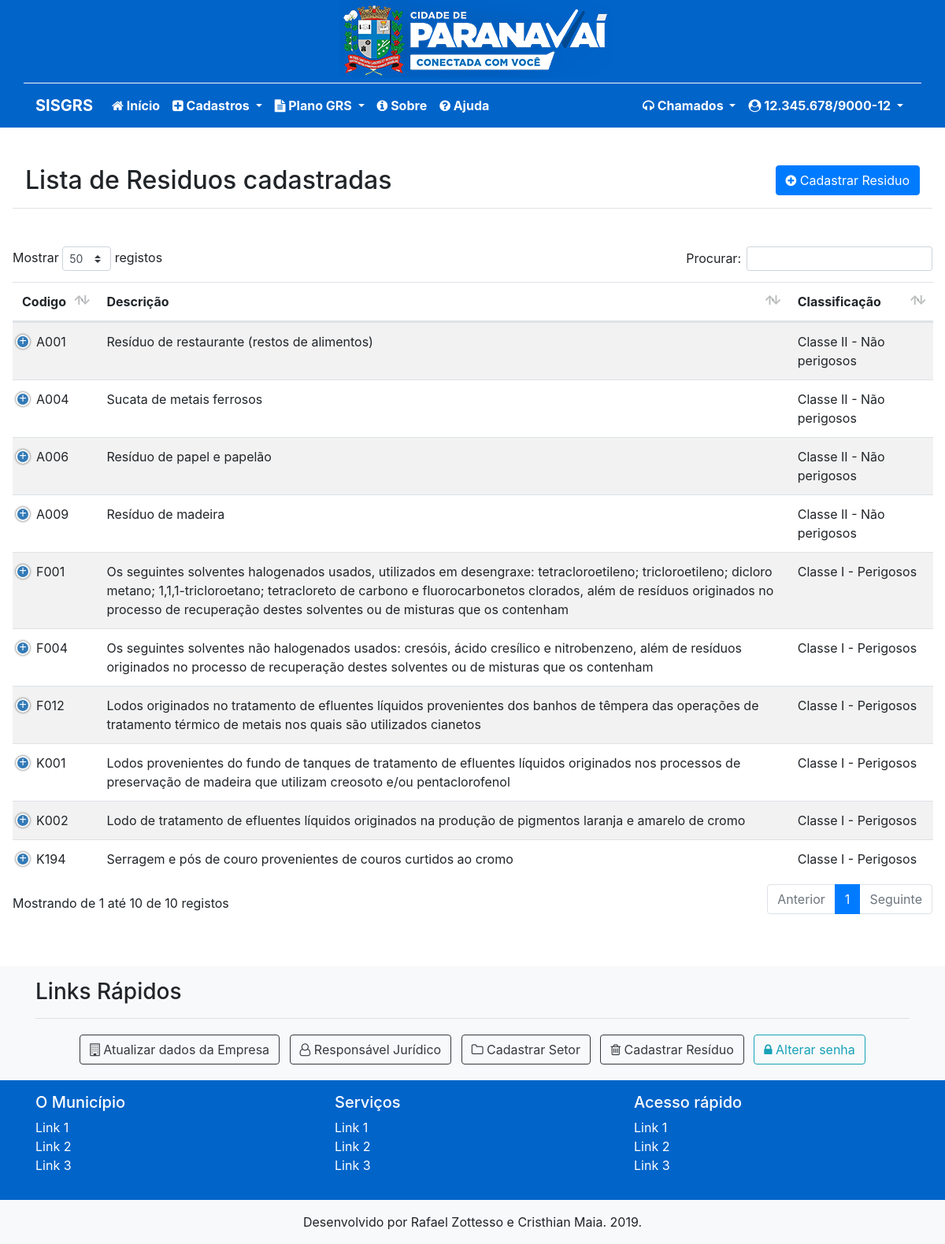
The page /listar/residuos/ (signed in) on the database its author committed.
### planogrs/models.py (models this page shows, shortened)
class Residuo(models.Model):
    codigo          = models.CharField(max_length=15, verbose_name="Código", unique=True)
    descricao       = models.CharField(max_length=500, verbose_name="Descrição")
    classificacao   = models.ForeignKey(Classe, on_delete=models.PROTECT, verbose_name="Classificação")
    class Meta:
        ordering            = ["codigo"]
        verbose_name        = "Resíduo"

class Classe(models.Model):
    nome        = models.CharField(max_length=15)
    descricao   = models.CharField(max_length=250, verbose_name="Descrição")
    def __str__(self):
        return self.nome + " - " + self.descricao
    class Meta:
        ordering = ["nome"]

### planogrs/views.py (the view)
# urls.py: path('listar/residuos/', ResiduoList.as_view(), name="listar-residuo"),
class ResiduoList(GroupRequiredMixin, LoginRequiredMixin, ListView):
    group_required = u"Prefeitura"
    login_url = reverse_lazy('login')
    model = Residuo
    template_name = "planogrs/list_residuo.html"
    def get_context_data(self, *args, **kwargs):
        context = super(ResiduoList, self).get_context_data(*args, **kwargs)
        context['titulo'] = 'Lista de Residuos cadastradas'
        context['tituloinserir'] = 'Cadastrar Residuo'
        context['urlcadastrar'] = 'cadastrar-residuo'
        context['urlalterar'] = 'alterar-residuo'
        context['urlexcluir'] = 'excluir-residuo'
        return context

### planogrs/templatetags/my_filters.py (called while the page is built)
@register.filter(name='has_group')
def has_group(user, group_name):
    return user.groups.filter(name=group_name).exists()

### planogrs/templates/planogrs/list_residuo.html (shortened to what this page needs)
{% extends 'planogrs/base.html' %}
{% load static %}
{% load crispy_forms_tags %}
{% load my_filters %}
{% block styles %}
    <link rel="stylesheet" href="{% static 'vendor/datatables/css/dataTables.bootstrap4.min.css' %}">
    <link rel="stylesheet" href="{% static 'vendor/datatables/css/fixedHeader.bootstrap.min.css' %}">
    <link rel="stylesheet" href="{% static 'vendor/datatables/css/responsive.bootstrap.min.css' %}">
{% endblock %}
{% block conteudo %}
<div class="container-fluid py-5 px-3">
    <h2 class="border-bottom px-3 pb-3 mb-5">
        {{titulo}}
        <a href="{% url urlcadastrar %}" class="btn btn-primary  float-right">
            <i class="fa fa-plus-circle" aria-hidden="true"></i>
            {{tituloinserir}}
        </a>
    </h2>
    <div class="row my-3">
        <div class="col-md">
            <table class="table table-striped" id="tabela-listar">
                <thead>
                    <tr>
                        <th>Codigo</th>
                        <th>Descrição</th>
                        <th>Classificação</th>
                    </tr>
                </thead>
                <tbody>
                    {% for obj in object_list  %}
                    <tr>
                       <td>{{ obj.codigo }}</td>
                       <td>{{ obj.descricao }}</td>
                       <td>{{ obj.classificacao }}</td>
                    </tr>
                    {% endfor %}
                </tbody>
            </table>
        </div>
    </div>
</div>
{% endblock %}

### planogrs/templates/planogrs/base.html (shortened to what this page needs)
{% load static %}
{% load my_filters %}
<!doctype html>
<html lang="pt-br" class="h-100">
<head>
    <link href="{% static 'vendor/bootstrap/css/bootstrap.min.css' %}" rel="stylesheet">
    <link href="{% static 'vendor/font-awesome/css/font-awesome.min.css' %}" rel="stylesheet">
    <link href="{% static 'css/prefeitura-pvai.css' %}" rel="stylesheet">
    {% block styles %}
    {% endblock %}
</head>
<body class="d-flex flex-column h-100">
    <main role="main" class="flex-shrink-0">
        {% block logo %}
        <div class="container-fluid text-center bg-cidade">
            <div class="container border-bottom border-light">
                <img src="{% static 'img/logo_cidade.png' %}" alt="" class="img-fluid">
            </div>
        </div>
        {% endblock %}
        {% block menu %}
        <nav class="navbar navbar-expand-lg navbar-dark bg-cidade font-weight-bold">
            <div class="container">
                <a class="navbar-brand" href="#">SISGRS</a>
                <div class="collapse navbar-collapse" id="navbarNavDropdown">
                    <ul class="navbar-nav mr-auto">
                        {% if request.user.is_authenticated %}
                        <li class="nav-item active">
                            <a class="nav-link" href="{% url 'index-auth' %}"><i class="fa fa-home"
                                    aria-hidden="true"></i>
                                Início</a>
                        </li>
                        {% if request.user|has_group:"Empresa" %}
                        <li class="nav-item dropdown">
                            <a class="nav-link dropdown-toggle text-white" href="#" id="navbarDropdownMenuLink"
                                role="button" data-toggle="dropdown" aria-haspopup="true" aria-expanded="false">
                                <i class="fa fa-plus-square" aria-hidden="true"></i>
                                Cadastros
                            </a>
                        </li>
                        <li class="nav-item dropdown">
                            <a class="nav-link dropdown-toggle text-white" href="#" id="navbarDropdownMenuLink"
                                role="button" data-toggle="dropdown" aria-haspopup="true" aria-expanded="false">
                                <i class="fa fa-file-text" aria-hidden="true"></i>
                                Plano GRS
                            </a>
                        </li>
                        {% endif %}
                        {% else %}
                        <li class="nav-item active">
                            <a class="nav-link" href="{% url 'index' %}"><i class="fa fa-home" aria-hidden="true"></i>
                                Início</a>
                        </li>
                        {% endif %}
                        <li class="nav-item active">
                            <a class="nav-link" href="{% url 'sobre' %}">
                                <i class="fa fa-info-circle" aria-hidden="true"></i>
                                 Sobre
                            </a>
                        </li>
                        <li class="nav-item active">
                            <a class="nav-link" href="{% url 'ajuda' %}">
                                <i class="fa fa-question-circle" aria-hidden="true"></i>
                                 Ajuda
                            </a>
                        </li>
                    </ul>
                    <ul class="navbar-nav">
                        {% if request.user.is_authenticated %}
                        <li class="nav-item dropdown">
                            <a class="nav-link dropdown-toggle text-white" href="#" id="navbarDropdownMenuLink" role="button"
                                data-toggle="dropdown" aria-haspopup="true" aria-expanded="false">
                                <i class="fa fa-headphones" aria-hidden="true"></i>
                                Chamados
                            </a>
                        </li>
                        <li class="nav-item dropdown">
                            <a class="nav-link dropdown-toggle text-white" href="#" id="navbarDropdownMenuLink" role="button"
                                data-toggle="dropdown" aria-haspopup="true" aria-expanded="false">
                                <i class="fa fa-user-circle" aria-hidden="true"></i>
                                <span id="username">{{ request.user.username }}</span>
                            </a>
                        </li>
                        {% else %}
                        <li class="nav-item active">
                            <a class="nav-link" href="{% url 'login' %}">
                                <i class="fa fa-sign-in" aria-hidden="true"></i>
                                Entrar</a>
                        </li>
                        {% endif %}
                    </ul>
                </div>
            </div>
        </nav>
        {% endblock %}
        {% block conteudo %}{% endblock %}
    </main>
    <footer class="mt-auto">
        {% block links %}
        {% if request.user.is_authenticated %}
        <div class="container-fluid bg-light p-3 links-rapidos">
            <div class="container">
                <h3>Links Rápidos</h3>
                <hr>
                <div class="text-center">
                    {% if request.user|has_group:"Empresa" %}
                    <a href="{% url 'alterar-empresa' pk=request.user.empresa.pk %}"
                        class="btn btn-outline-dark m-1">
                        <i class="fa fa-building-o" aria-hidden="true"></i>
                        Atualizar dados da Empresa
                    </a>
                    <a href="{% url 'cadastrar-responsaveljuridico' %}" class="btn btn-outline-dark m-1">
                        <i class="fa fa-user-o" aria-hidden="true"></i>
                        Responsável Jurídico
                    </a>
                    <a href="{% url 'cadastrar-setor' %}" class="btn btn-outline-dark m-1">
                        <i class="fa fa-folder-o" aria-hidden="true"></i>
                        Cadastrar Setor
                    </a>
                    <a href="{% url 'cadastrar-residuossetor' %}" class="btn btn-outline-dark m-1">
                        <i class="fa fa-trash-o" aria-hidden="true"></i>
                        Cadastrar Resíduo
                    </a>
                    <a href="{% url 'user-alterar-senha' %}" class="btn btn-outline-info m-1">
                        <i class="fa fa-lock" aria-hidden="true"></i>
                        Alterar senha
                    </a>
                    {% endif %}
                </div>
            </div>
        </div>
        {% endif %}
        {% endblock %}
        {% block rodape-links %}
        <div class="container-fluid bg-cidade text-white p-3">
            <div class="container">
                <div class="row">
                    <div class="col-sm">
                        <h5>O Município</h5>
                        <ul class="list-unstyled">
                            <li><a href="#" class="text-white">Link 1</a></li>
                            <li><a href="#" class="text-white">Link 2</a></li>
                            <li><a href="#" class="text-white">Link 3</a></li>
                        </ul>
                    </div>
                    <div class="col-sm">
                        <h5>Serviços</h5>
                        <ul class="list-unstyled">
                            <li><a href="#" class="text-white">Link 1</a></li>
                            <li><a href="#" class="text-white">Link 2</a></li>
                            <li><a href="#" class="text-white">Link 3</a></li>
                        </ul>
                    </div>
                    <div class="col-sm">
                        <h5>Acesso rápido</h5>
                        <ul class="list-unstyled">
                            <li><a href="#" class="text-white">Link 1</a></li>
                            <li><a href="#" class="text-white">Link 2</a></li>
                            <li><a href="#" class="text-white">Link 3</a></li>
                        </ul>
                    </div>
                </div>
            </div>
        </div>
        {% endblock %}
        {% block rodape %}
        <div class="container-fluid bg-light text-center p-3">
            <span class="">Desenvolvido por Rafael Zottesso e Cristhian Maia. 2019.</span>
        </div>
        {% endblock %}
    </footer>
</body>
</html>

### static/css/prefeitura-pvai.css (style rules this page uses)
.bg-cidade { background-color: #0064c9; }
table.dataTable.dtr-inline.collapsed > tbody > tr[role="row"] > td:first-child::before, table.dataTable.dtr-inline.collapsed > tbody > tr[role="row"] > th:first-child::before { top: 15px !important; }

### rows shown on the page
Residuo: codigo "A001", descricao "Resíduo de restaurante (restos de alimentos)", classificacao "Classe II - Não perigosos"
Residuo: codigo "A004", descricao "Sucata de metais ferrosos", classificacao "Classe II - Não perigosos"
Residuo: codigo "A006", descricao "Resíduo de papel e papelão", classificacao "Classe II - Não perigosos"
Residuo: codigo "A009", descricao "Resíduo de madeira", classificacao "Classe II - Não perigosos"
Residuo: codigo "F001", descricao "Os seguintes solventes halogenados usados, utilizados em desengraxe: tetracloroetileno; tricloroetileno; dicloro metano; 1,1,1-tricloroetano; tetracloreto de carbono e fluorocarbonetos clorados, além de resíduos originados no processo de recuperação destes solventes ou de misturas que os contenham", classificacao "Classe I - Perigosos"
Residuo: codigo "F004", descricao "Os seguintes solventes não halogenados usados: cresóis, ácido cresílico e nitrobenzeno, além de resíduos originados no processo de recuperação destes solventes ou de misturas que os contenham", classificacao "Classe I - Perigosos"
Residuo: codigo "F012", descricao "Lodos originados no tratamento de efluentes líquidos provenientes dos banhos de têmpera das operações de tratamento térmico de metais nos quais são utilizados cianetos", classificacao "Classe I - Perigosos"
Residuo: codigo "K001", descricao "Lodos provenientes do fundo de tanques de tratamento de efluentes líquidos originados nos processos de preservação de madeira que utilizam creosoto e/ou pentaclorofenol", classificacao "Classe I - Perigosos"
Residuo: codigo "K002", descricao "Lodo de tratamento de efluentes líquidos originados na produção de pigmentos laranja e amarelo de cromo", classificacao "Classe I - Perigosos"
Residuo: codigo "K194", descricao "Serragem e pós de couro provenientes de couros curtidos ao cromo", classificacao "Classe I - Perigosos"

### other values the page prints
{{ titulo }} "Lista de Residuos cadastradas"
{{ tituloinserir }} "Cadastrar Residuo"
